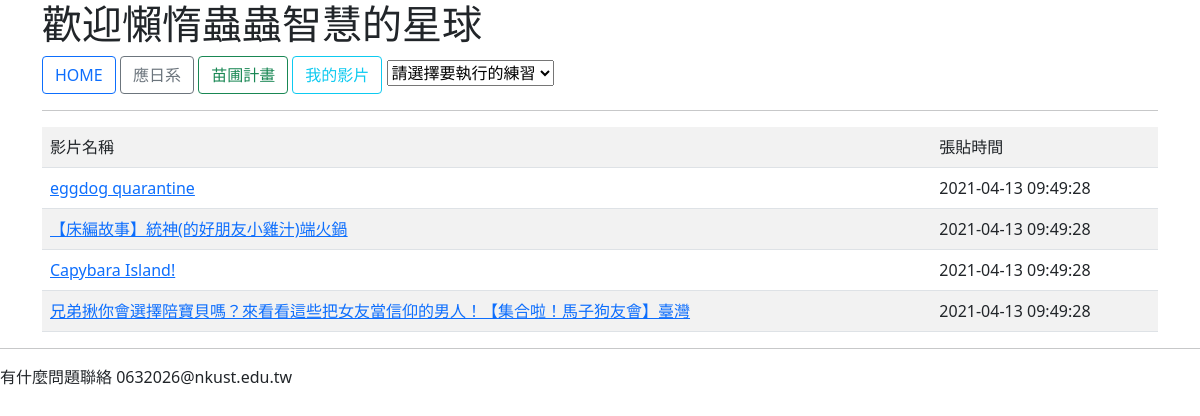
Screenshot of /videoindex.php with the database file from the repository.
### tables this page shows
CREATE TABLE `video` (
  `id` int(11) NOT NULL,
  `title` varchar(40) NOT NULL,
  `vid` varchar(20) NOT NULL,
  `created` datetime NOT NULL DEFAULT CURRENT_TIMESTAMP ON UPDATE CURRENT_TIMESTAMP
);

### videoindex.php (the view, shortened to what this page needs)
<!DOCTYPE html>
<html>
 <head>
    <link href="https://cdn.jsdelivr.net/npm/bootstrap@5.0.0-beta3/dist/css/bootstrap.min.css" rel="stylesheet">
</head>
<body>
	<div class="container">
<?php include("menu.php");
include("detabase.php");
$conn = new mysqli($servername, $username, $password, $dbname);
$sql = "SELECT * FROM video";
$result = $conn->query($sql);
?>
<?php
if ($result->num_rows > 0) {
  echo "<table class='table table-striped table-hover'>";
  echo "<tr><td>影片名稱</td><td>張貼時間</td></tr>";
  while($row = $result->fetch_assoc()) {
  	echo "<tr>";
    echo "<td> <a href='play.php?id=" .  $row["id"] . "'>" . $row["title"]."</a></td>";
    echo "<td> " . $row["created"]."</td>";
   echo"</tr>";
  }
  echo "</table>";
} else {
  echo "0 results";
}
?>
</div>
<?php include("footer.php");
?>
</body>
</html>

### rows the page displays
video: title "eggdog quarantine", created "2021-04-13 09:49:28"
video: title "【床編故事】統神(的好朋友小雞汁)端火鍋", created "2021-04-13 09:49:28"
video: title "Capybara Island!", created "2021-04-13 09:49:28"
video: title "兄弟揪你會選擇陪寶貝嗎？來看看這些把女友當信仰的男人！【集合啦！馬子狗友會】臺灣", created "2021-04-13 09:49:28"
